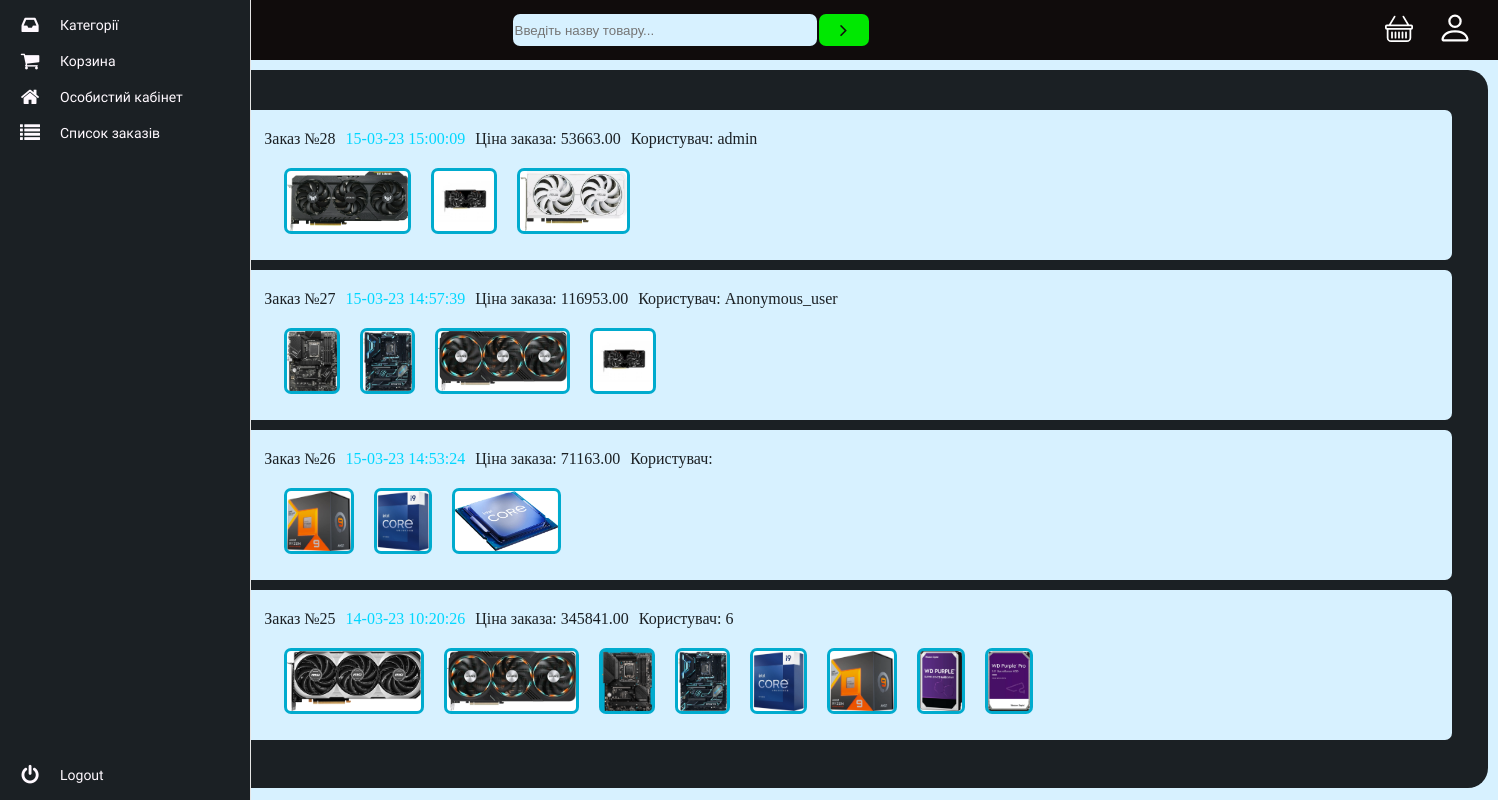
The page /orders_user (signed in) on the database its author committed.
### orders/models.py (models this page shows, shortened)
class Order(models.Model):
    author = models.CharField(max_length=100, blank=True)
    first_name = models.CharField(max_length=50)
    last_name = models.CharField(max_length=50)
    email = models.EmailField()
    address = models.CharField(max_length=250)
    phone_number = models.CharField(max_length=30)
    city = models.CharField(max_length=50)
    created = models.DateTimeField(auto_now_add=True)
    updated = models.DateTimeField(auto_now=True)
    paid = models.BooleanField(default=False)
    class Meta:
        ordering = ('-created',)
        verbose_name = 'Заказ'
        verbose_name_plural = 'Заказы'
    def __str__(self):
        return 'Заказ №{}'.format(self.id)
    def get_total_cost(self):
        return sum(item.get_cost() for item in self.items.all())

class OrderItem(models.Model):
    orders = models.ForeignKey(Order, related_name='items', on_delete=models.CASCADE)
    product = models.ForeignKey(Product, on_delete=models.CASCADE)
    cost = models.DecimalField(max_digits=10, decimal_places=2)
    quantity = models.PositiveIntegerField(default=1)
    def get_cost(self):
        return self.cost * self.quantity

### MyShop/models.py (models this page shows, shortened)
class Product(models.Model):
    name = models.CharField(max_length=200)
    slug = models.SlugField(max_length=200, unique=True, db_index=True)
    manufactured = models.CharField(max_length=100, db_index=True)
    photo = models.ImageField(upload_to="photos/%Y/%m/%d/")
    is_published = models.BooleanField(default=True)
    cat = models.ForeignKey('Categories', on_delete=models.PROTECT)
    cost = models.DecimalField(max_digits=10, decimal_places=2)
    content = models.JSONField(default=dict)
    class Meta:
        ordering = ['-cost', 'name']

### MyShop/views.py (the view)
# urls.py: path('orders_user', UserOrder.as_view(), name='orders_user')
class UserOrder(DataMixin, ListView):
    model = Order
    template_name = 'Orders_user.html'
    context_object_name = 'orders'
    def get_queryset(self):
        if not self.request.user.is_staff:
            return Order.objects.filter(author=self.request.user)
        else:
            return Order.objects.all()
    def get_context_data(self, *, object_list=None, **kwargs):
        context = super().get_context_data(**kwargs)
        context['order_item'] = OrderItem.objects.filter()
        c_def = self.get_user_context()
        return dict(list(context.items()) + list(c_def.items()))

### MyShop/mixins.py (called while the page is built)
    def get_user_context(self, **kwargs):
        context = kwargs
        cart = Cart(self.request)
        for item in cart:
            item['update_quantity_form'] = CartAddProductForm(initial={'quantity': item['quantity'], 'update': True})
        context['cart'] = cart
        return context

### cart/cart.py (called while the page is built)
    def __iter__(self):
        product_slugs = self.cart.keys()
        products = Product.objects.filter(slug__in=product_slugs)
        for product in products:
            self.cart[str(product.slug)]['product'] = product
        for item in self.cart.values():
            item['cost'] = Decimal(item['cost'])
            item['total_cost'] = item['cost'] * item['quantity']
            yield item

    def __len__(self):
        return sum(item['quantity'] for item in self.cart.values())

    def get_total_price(self):
        return sum(Decimal(item['cost']) * item['quantity'] for item in self.cart.values())

### cart/context_processors.py (called while the page is built)
def cart(request):
    return {'cart': Cart(request)}

### templates/Orders_user.html
{% extends 'base_account.html' %}
{% block history %}
    active_acc
{% endblock %}
{% block prod %}
    <div class="scroll-form-order" id="scroll-view-order">
        {% for i in orders %}
            <div class="order_block">
                <div class="order_content">
                    <div class="text-order-time">
                        <div style="color: #1b2024; margin-right: 10px">{{ i }}</div>
                        <div style="color: #00D7FF">{{ i.updated|date:"d-m-y" }} {{ i.updated|time:"H:i:s" }}</div>
                        <div style="margin-left: 10px; color: #1b2024">
                            Ціна заказа: {{ i.get_total_cost }}
                        </div>
                        <div style="margin-left: 10px; color: #1b2024">
                            Користувач: {{ i.author }}
                        </div>
                    </div>
                    <div class="product_order_user">
                        <div class="scroll-form-order-img" id="scroll-view-order-img">
                            {% for items in order_item %}
                                {% if items.orders == i %}
                                    <div class="img-order">
                                        <img class="order_prod" src="{{ items.product.photo.url }}">
                                    </div>
                                {% endif %}
                            {% endfor %}
                        </div>
                    </div>
                </div>
            </div>
        {% endfor %}
    </div>
{% endblock %}

### MyShop/static/css/style.css (style rules this page uses)
body { height: 100%; margin: 0; background-color: #D7F1FF; }
.order_prod { max-height: 60px; vertical-align: center; padding: 3px; background-color: #00abce; border-radius: 7px; }
.order_block { background-color: #D7F1FF; color: #1b2024; margin-top: 10px; margin-left: auto; margin-right: auto; width: 151vh; height: 150px; display: flex; border-radius: 7px; }
.order_content { margin-top: 20px; margin-left: 20px; }
.scroll-form-order { height: 80vh; width: 160vh; border-radius: 30px; margin-right: auto; margin-left: auto; margin-top: 30px; }
#scroll-view-order { overflow-y: scroll; }
.text-order-time { display: flex; }
.product_order_user { margin: 10px; display: flex; }
.img-order { margin: 10px; }
.scroll-form-order-img { width: 145vh; border-radius: 30px; margin-right: auto; margin-left: auto; display: flex; }
#scroll-view-order-img { overflow-x: scroll; }

### rows shown on the page
Order: id "Заказ №28", updated "15-03-23", updated "15:00:09", get_total_cost "53663.00", author "admin"
OrderItem: product.photo (picture)
OrderItem: product.photo (picture)
OrderItem: product.photo (picture)
Order: id "Заказ №27", updated "15-03-23", updated "14:57:39", get_total_cost "116953.00", author "Anonymous_user"
OrderItem: product.photo (picture)
OrderItem: product.photo (picture)
OrderItem: product.photo (picture)
OrderItem: product.photo (picture)
Order: id "Заказ №26", updated "15-03-23", updated "14:53:24", get_total_cost "71163.00"
OrderItem: product.photo (picture)
OrderItem: product.photo (picture)
OrderItem: product.photo (picture)
Order: id "Заказ №25", updated "14-03-23", updated "10:20:26", get_total_cost "345841.00", author "6"
OrderItem: product.photo (picture)
OrderItem: product.photo (picture)
OrderItem: product.photo (picture)
OrderItem: product.photo (picture)
OrderItem: product.photo (picture)
OrderItem: product.photo (picture)
OrderItem: product.photo (picture)
OrderItem: product.photo (picture)
